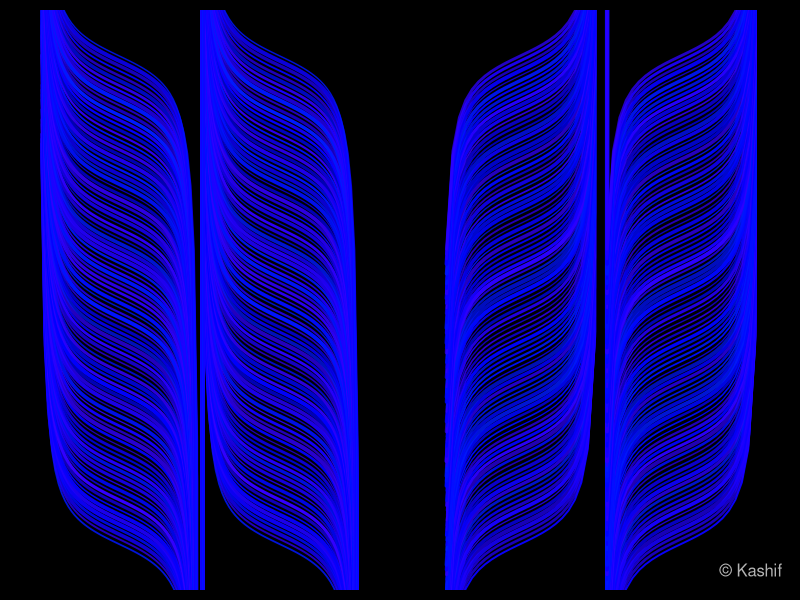

The R source for this figure:
# generate pairs of x-y values
x1 = c(seq(0, pi, length = 50), seq(pi, 2*pi, length = 50))
y1 = cos(x1) / sin(x1)
x2 = seq(1.02 * 2 * pi + pi/2, 4*pi + pi/2, length = 50)
y2 = tan(x2)

# set graphical parameters
op = par(bg="black", mar=rep(.5,4))

# plot
plot(c(x1, x2), c(y1, y2), type = "n", ylim = c(-11, 11))
for (i in seq(-10, 10, length = 100))
{
  lines(x1, y1 + i, col = hsv(runif(1,.65,.7), 1, 1, runif(1,.7)), 
        lwd = 4 * runif(1, 0.3))
  lines(x2, y2 + i, col = hsv(runif(1,.65,.7), 1, 1, runif(1,.7)), 
        lwd = 4 * runif(1, 0.3))
}

# note the hsv command is for filling color and is generally of the format
# hsv(h=1,s=1,v=1,alpha ) here h,s & v can lie between 0 to 1

# signature
legend("bottomright", legend = "© Kashif", bty = "n", text.col = "gray70")